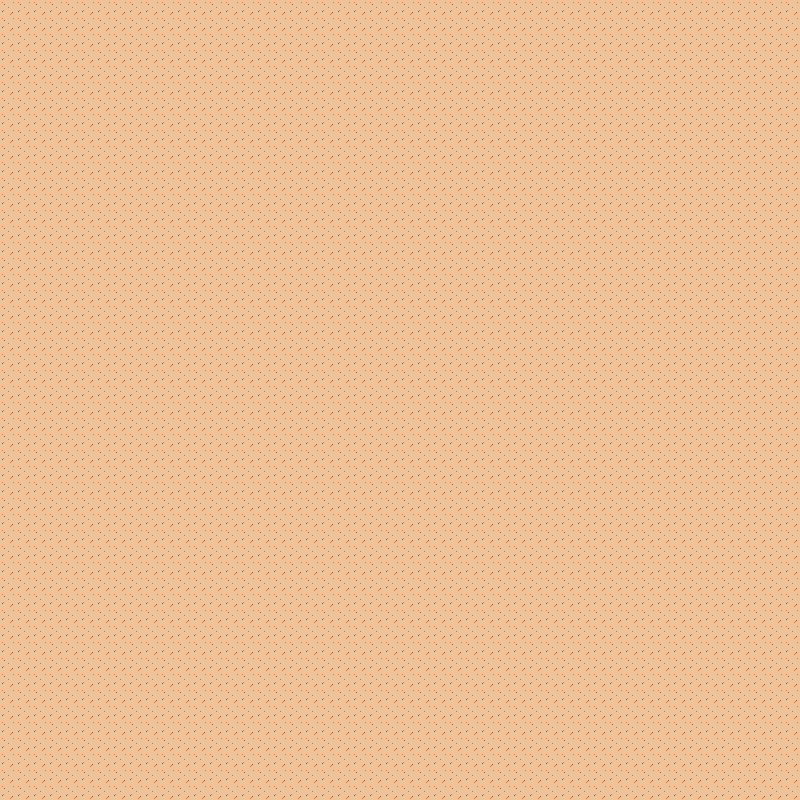

A 2D game scene composited from a Tiled map and its tileset images. What follows is a short description and the map's XML, with every tile layer's data as written:
An orthogonal 50x50 tile map with 16x16 px tiles, 1 tile layer (Tile Layer 1) and 1 object (Player).

<map version="1.10" tiledversion="1.10.2" orientation="orthogonal" renderorder="right-down" width="50" height="50" tilewidth="16" tileheight="16" infinite="0" nextlayerid="3" nextobjectid="2">
 <tileset firstgid="1" name="sand" tilewidth="16" tileheight="16" tilecount="1" columns="1">
  <image source="sand.png" width="16" height="16" />
 </tileset>
 <layer id="1" name="Tile Layer 1" width="50" height="50">
  <data encoding="csv">
1,1,1,1,1,1,1,1,1,1,1,1,1,1,1,1,1,1,1,1,1,1,1,1,1,1,1,1,1,1,1,1,1,1,1,1,1,1,1,1,1,1,1,1,1,1,1,1,1,1,
1,1,1,1,1,1,1,1,1,1,1,1,1,1,1,1,1,1,1,1,1,1,1,1,1,1,1,1,1,1,1,1,1,1,1,1,1,1,1,1,1,1,1,1,1,1,1,1,1,1,
1,1,1,1,1,1,1,1,1,1,1,1,1,1,1,1,1,1,1,1,1,1,1,1,1,1,1,1,1,1,1,1,1,1,1,1,1,1,1,1,1,1,1,1,1,1,1,1,1,1,
1,1,1,1,1,1,1,1,1,1,1,1,1,1,1,1,1,1,1,1,1,1,1,1,1,1,1,1,1,1,1,1,1,1,1,1,1,1,1,1,1,1,1,1,1,1,1,1,1,1,
1,1,1,1,1,1,1,1,1,1,1,1,1,1,1,1,1,1,1,1,1,1,1,1,1,1,1,1,1,1,1,1,1,1,1,1,1,1,1,1,1,1,1,1,1,1,1,1,1,1,
1,1,1,1,1,1,1,1,1,1,1,1,1,1,1,1,1,1,1,1,1,1,1,1,1,1,1,1,1,1,1,1,1,1,1,1,1,1,1,1,1,1,1,1,1,1,1,1,1,1,
1,1,1,1,1,1,1,1,1,1,1,1,1,1,1,1,1,1,1,1,1,1,1,1,1,1,1,1,1,1,1,1,1,1,1,1,1,1,1,1,1,1,1,1,1,1,1,1,1,1,
1,1,1,1,1,1,1,1,1,1,1,1,1,1,1,1,1,1,1,1,1,1,1,1,1,1,1,1,1,1,1,1,1,1,1,1,1,1,1,1,1,1,1,1,1,1,1,1,1,1,
1,1,1,1,1,1,1,1,1,1,1,1,1,1,1,1,1,1,1,1,1,1,1,1,1,1,1,1,1,1,1,1,1,1,1,1,1,1,1,1,1,1,1,1,1,1,1,1,1,1,
1,1,1,1,1,1,1,1,1,1,1,1,1,1,1,1,1,1,1,1,1,1,1,1,1,1,1,1,1,1,1,1,1,1,1,1,1,1,1,1,1,1,1,1,1,1,1,1,1,1,
1,1,1,1,1,1,1,1,1,1,1,1,1,1,1,1,1,1,1,1,1,1,1,1,1,1,1,1,1,1,1,1,1,1,1,1,1,1,1,1,1,1,1,1,1,1,1,1,1,1,
1,1,1,1,1,1,1,1,1,1,1,1,1,1,1,1,1,1,1,1,1,1,1,1,1,1,1,1,1,1,1,1,1,1,1,1,1,1,1,1,1,1,1,1,1,1,1,1,1,1,
1,1,1,1,1,1,1,1,1,1,1,1,1,1,1,1,1,1,1,1,1,1,1,1,1,1,1,1,1,1,1,1,1,1,1,1,1,1,1,1,1,1,1,1,1,1,1,1,1,1,
1,1,1,1,1,1,1,1,1,1,1,1,1,1,1,1,1,1,1,1,1,1,1,1,1,1,1,1,1,1,1,1,1,1,1,1,1,1,1,1,1,1,1,1,1,1,1,1,1,1,
1,1,1,1,1,1,1,1,1,1,1,1,1,1,1,1,1,1,1,1,1,1,1,1,1,1,1,1,1,1,1,1,1,1,1,1,1,1,1,1,1,1,1,1,1,1,1,1,1,1,
1,1,1,1,1,1,1,1,1,1,1,1,1,1,1,1,1,1,1,1,1,1,1,1,1,1,1,1,1,1,1,1,1,1,1,1,1,1,1,1,1,1,1,1,1,1,1,1,1,1,
1,1,1,1,1,1,1,1,1,1,1,1,1,1,1,1,1,1,1,1,1,1,1,1,1,1,1,1,1,1,1,1,1,1,1,1,1,1,1,1,1,1,1,1,1,1,1,1,1,1,
1,1,1,1,1,1,1,1,1,1,1,1,1,1,1,1,1,1,1,1,1,1,1,1,1,1,1,1,1,1,1,1,1,1,1,1,1,1,1,1,1,1,1,1,1,1,1,1,1,1,
1,1,1,1,1,1,1,1,1,1,1,1,1,1,1,1,1,1,1,1,1,1,1,1,1,1,1,1,1,1,1,1,1,1,1,1,1,1,1,1,1,1,1,1,1,1,1,1,1,1,
1,1,1,1,1,1,1,1,1,1,1,1,1,1,1,1,1,1,1,1,1,1,1,1,1,1,1,1,1,1,1,1,1,1,1,1,1,1,1,1,1,1,1,1,1,1,1,1,1,1,
1,1,1,1,1,1,1,1,1,1,1,1,1,1,1,1,1,1,1,1,1,1,1,1,1,1,1,1,1,1,1,1,1,1,1,1,1,1,1,1,1,1,1,1,1,1,1,1,1,1,
1,1,1,1,1,1,1,1,1,1,1,1,1,1,1,1,1,1,1,1,1,1,1,1,1,1,1,1,1,1,1,1,1,1,1,1,1,1,1,1,1,1,1,1,1,1,1,1,1,1,
1,1,1,1,1,1,1,1,1,1,1,1,1,1,1,1,1,1,1,1,1,1,1,1,1,1,1,1,1,1,1,1,1,1,1,1,1,1,1,1,1,1,1,1,1,1,1,1,1,1,
1,1,1,1,1,1,1,1,1,1,1,1,1,1,1,1,1,1,1,1,1,1,1,1,1,1,1,1,1,1,1,1,1,1,1,1,1,1,1,1,1,1,1,1,1,1,1,1,1,1,
1,1,1,1,1,1,1,1,1,1,1,1,1,1,1,1,1,1,1,1,1,1,1,1,1,1,1,1,1,1,1,1,1,1,1,1,1,1,1,1,1,1,1,1,1,1,1,1,1,1,
1,1,1,1,1,1,1,1,1,1,1,1,1,1,1,1,1,1,1,1,1,1,1,1,1,1,1,1,1,1,1,1,1,1,1,1,1,1,1,1,1,1,1,1,1,1,1,1,1,1,
1,1,1,1,1,1,1,1,1,1,1,1,1,1,1,1,1,1,1,1,1,1,1,1,1,1,1,1,1,1,1,1,1,1,1,1,1,1,1,1,1,1,1,1,1,1,1,1,1,1,
1,1,1,1,1,1,1,1,1,1,1,1,1,1,1,1,1,1,1,1,1,1,1,1,1,1,1,1,1,1,1,1,1,1,1,1,1,1,1,1,1,1,1,1,1,1,1,1,1,1,
1,1,1,1,1,1,1,1,1,1,1,1,1,1,1,1,1,1,1,1,1,1,1,1,1,1,1,1,1,1,1,1,1,1,1,1,1,1,1,1,1,1,1,1,1,1,1,1,1,1,
1,1,1,1,1,1,1,1,1,1,1,1,1,1,1,1,1,1,1,1,1,1,1,1,1,1,1,1,1,1,1,1,1,1,1,1,1,1,1,1,1,1,1,1,1,1,1,1,1,1,
1,1,1,1,1,1,1,1,1,1,1,1,1,1,1,1,1,1,1,1,1,1,1,1,1,1,1,1,1,1,1,1,1,1,1,1,1,1,1,1,1,1,1,1,1,1,1,1,1,1,
1,1,1,1,1,1,1,1,1,1,1,1,1,1,1,1,1,1,1,1,1,1,1,1,1,1,1,1,1,1,1,1,1,1,1,1,1,1,1,1,1,1,1,1,1,1,1,1,1,1,
1,1,1,1,1,1,1,1,1,1,1,1,1,1,1,1,1,1,1,1,1,1,1,1,1,1,1,1,1,1,1,1,1,1,1,1,1,1,1,1,1,1,1,1,1,1,1,1,1,1,
1,1,1,1,1,1,1,1,1,1,1,1,1,1,1,1,1,1,1,1,1,1,1,1,1,1,1,1,1,1,1,1,1,1,1,1,1,1,1,1,1,1,1,1,1,1,1,1,1,1,
1,1,1,1,1,1,1,1,1,1,1,1,1,1,1,1,1,1,1,1,1,1,1,1,1,1,1,1,1,1,1,1,1,1,1,1,1,1,1,1,1,1,1,1,1,1,1,1,1,1,
1,1,1,1,1,1,1,1,1,1,1,1,1,1,1,1,1,1,1,1,1,1,1,1,1,1,1,1,1,1,1,1,1,1,1,1,1,1,1,1,1,1,1,1,1,1,1,1,1,1,
1,1,1,1,1,1,1,1,1,1,1,1,1,1,1,1,1,1,1,1,1,1,1,1,1,1,1,1,1,1,1,1,1,1,1,1,1,1,1,1,1,1,1,1,1,1,1,1,1,1,
1,1,1,1,1,1,1,1,1,1,1,1,1,1,1,1,1,1,1,1,1,1,1,1,1,1,1,1,1,1,1,1,1,1,1,1,1,1,1,1,1,1,1,1,1,1,1,1,1,1,
1,1,1,1,1,1,1,1,1,1,1,1,1,1,1,1,1,1,1,1,1,1,1,1,1,1,1,1,1,1,1,1,1,1,1,1,1,1,1,1,1,1,1,1,1,1,1,1,1,1,
1,1,1,1,1,1,1,1,1,1,1,1,1,1,1,1,1,1,1,1,1,1,1,1,1,1,1,1,1,1,1,1,1,1,1,1,1,1,1,1,1,1,1,1,1,1,1,1,1,1,
1,1,1,1,1,1,1,1,1,1,1,1,1,1,1,1,1,1,1,1,1,1,1,1,1,1,1,1,1,1,1,1,1,1,1,1,1,1,1,1,1,1,1,1,1,1,1,1,1,1,
1,1,1,1,1,1,1,1,1,1,1,1,1,1,1,1,1,1,1,1,1,1,1,1,1,1,1,1,1,1,1,1,1,1,1,1,1,1,1,1,1,1,1,1,1,1,1,1,1,1,
1,1,1,1,1,1,1,1,1,1,1,1,1,1,1,1,1,1,1,1,1,1,1,1,1,1,1,1,1,1,1,1,1,1,1,1,1,1,1,1,1,1,1,1,1,1,1,1,1,1,
1,1,1,1,1,1,1,1,1,1,1,1,1,1,1,1,1,1,1,1,1,1,1,1,1,1,1,1,1,1,1,1,1,1,1,1,1,1,1,1,1,1,1,1,1,1,1,1,1,1,
1,1,1,1,1,1,1,1,1,1,1,1,1,1,1,1,1,1,1,1,1,1,1,1,1,1,1,1,1,1,1,1,1,1,1,1,1,1,1,1,1,1,1,1,1,1,1,1,1,1,
1,1,1,1,1,1,1,1,1,1,1,1,1,1,1,1,1,1,1,1,1,1,1,1,1,1,1,1,1,1,1,1,1,1,1,1,1,1,1,1,1,1,1,1,1,1,1,1,1,1,
1,1,1,1,1,1,1,1,1,1,1,1,1,1,1,1,1,1,1,1,1,1,1,1,1,1,1,1,1,1,1,1,1,1,1,1,1,1,1,1,1,1,1,1,1,1,1,1,1,1,
1,1,1,1,1,1,1,1,1,1,1,1,1,1,1,1,1,1,1,1,1,1,1,1,1,1,1,1,1,1,1,1,1,1,1,1,1,1,1,1,1,1,1,1,1,1,1,1,1,1,
1,1,1,1,1,1,1,1,1,1,1,1,1,1,1,1,1,1,1,1,1,1,1,1,1,1,1,1,1,1,1,1,1,1,1,1,1,1,1,1,1,1,1,1,1,1,1,1,1,1,
1,1,1,1,1,1,1,1,1,1,1,1,1,1,1,1,1,1,1,1,1,1,1,1,1,1,1,1,1,1,1,1,1,1,1,1,1,1,1,1,1,1,1,1,1,1,1,1,1,1
</data>
 </layer>
 <objectgroup id="2" name="Player">
  <object id="1" name="Player" type="Player" x="392" y="404" />
 </objectgroup>
</map>
